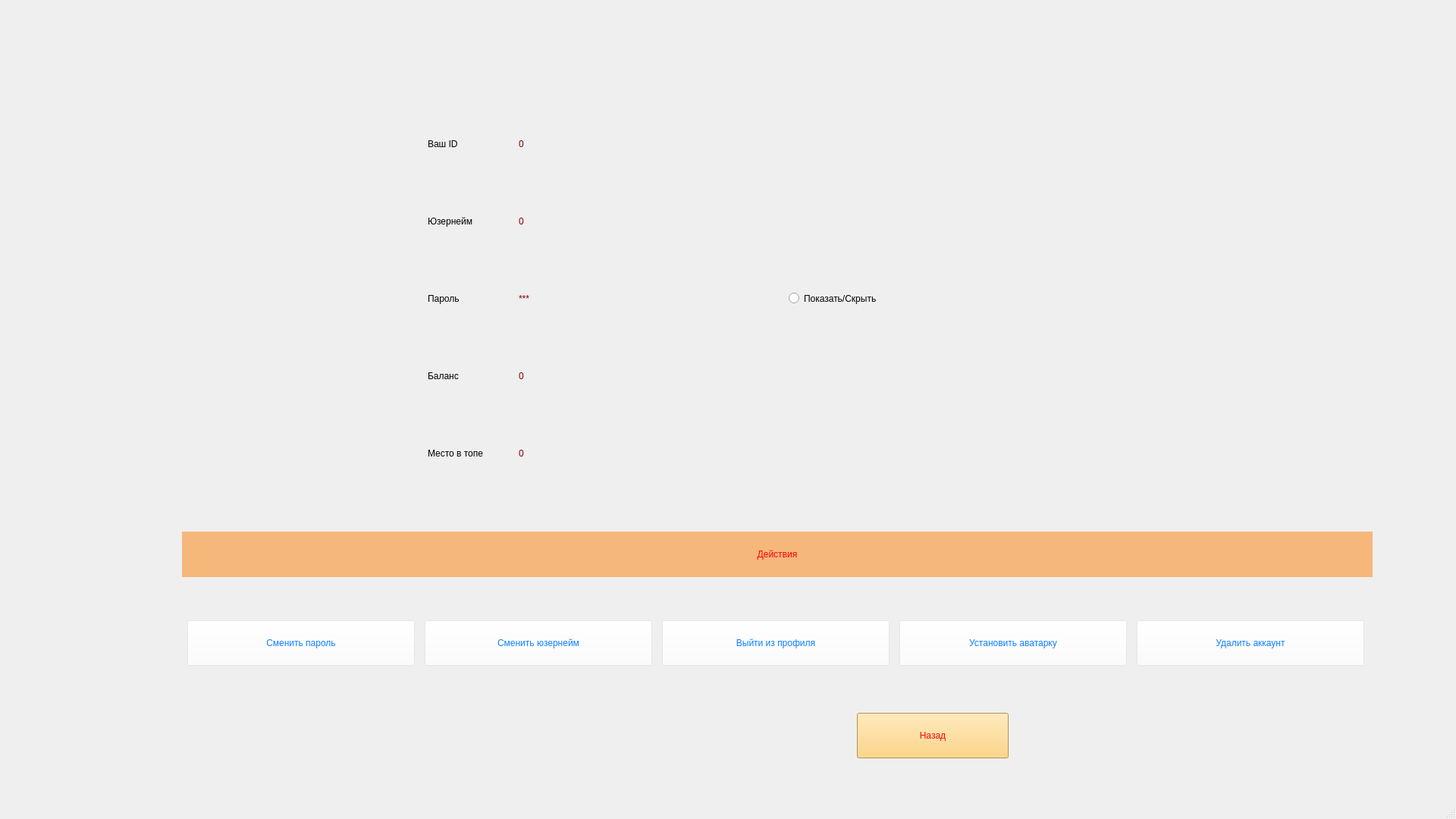
<?xml version="1.0" encoding="UTF-8"?>
<ui version="4.0">
 <class>AccWindow</class>
 <widget class="QMainWindow" name="AccWindow">
  <property name="geometry">
   <rect>
    <x>0</x>
    <y>0</y>
    <width>1920</width>
    <height>1080</height>
   </rect>
  </property>
  <property name="baseSize">
   <size>
    <width>1920</width>
    <height>1080</height>
   </size>
  </property>
  <property name="windowTitle">
   <string>Информация</string>
  </property>
  <widget class="QWidget" name="centralwidget">
   <widget class="QWidget" name="gridLayoutWidget">
    <property name="geometry">
     <rect>
      <x>239</x>
      <y>139</y>
      <width>1451</width>
      <height>511</height>
     </rect>
    </property>
    <layout class="QGridLayout" name="gridLayout">
     <item row="2" column="6">
      <spacer name="horizontalSpacer_7">
       <property name="orientation">
        <enum>Qt::Horizontal</enum>
       </property>
       <property name="sizeHint" stdset="0">
        <size>
         <width>40</width>
         <height>20</height>
        </size>
       </property>
      </spacer>
     </item>
     <item row="4" column="1">
      <widget class="QLabel" name="label_5">
       <property name="maximumSize">
        <size>
         <width>16777215</width>
         <height>90</height>
        </size>
       </property>
       <property name="styleSheet">
        <string notr="true">font: 25 italic 24pt &quot;Helvetica&quot;;
border-bottom-color: rgb(0, 0, 0);
border-left-color: rgb(0, 0, 0);
border-top-color: rgb(0, 0, 0);
color: rgb(0, 0, 0);</string>
       </property>
       <property name="text">
        <string>Место в топе</string>
       </property>
      </widget>
     </item>
     <item row="4" column="3" colspan="2">
      <widget class="QLabel" name="place_txt">
       <property name="styleSheet">
        <string notr="true">color: rgb(128, 0, 2);
font: 24pt &quot;Courier&quot;;
border-bottom-color: rgb(0, 0, 0);
border-right-color: rgb(0, 0, 0);
border-top-color: rgb(0, 0, 0);
</string>
       </property>
       <property name="text">
        <string>0</string>
       </property>
      </widget>
     </item>
     <item row="0" column="3" colspan="2">
      <widget class="QLabel" name="id_txt">
       <property name="styleSheet">
        <string notr="true">color: rgb(128, 0, 2);
border-bottom-color: rgb(0, 0, 0);
border-right-color: rgb(0, 0, 0);
border-top-color: rgb(0, 0, 0);
font: 24pt &quot;Courier&quot;;
</string>
       </property>
       <property name="text">
        <string>0</string>
       </property>
      </widget>
     </item>
     <item row="2" column="2">
      <spacer name="horizontalSpacer_9">
       <property name="orientation">
        <enum>Qt::Horizontal</enum>
       </property>
       <property name="sizeType">
        <enum>QSizePolicy::Fixed</enum>
       </property>
       <property name="sizeHint" stdset="0">
        <size>
         <width>40</width>
         <height>20</height>
        </size>
       </property>
      </spacer>
     </item>
     <item row="2" column="0">
      <spacer name="horizontalSpacer_8">
       <property name="orientation">
        <enum>Qt::Horizontal</enum>
       </property>
       <property name="sizeHint" stdset="0">
        <size>
         <width>40</width>
         <height>20</height>
        </size>
       </property>
      </spacer>
     </item>
     <item row="3" column="3" colspan="2">
      <widget class="QLabel" name="balance_txt">
       <property name="styleSheet">
        <string notr="true">color: rgb(128, 0, 2);
font: 24pt &quot;Courier&quot;;
border-bottom-color: rgb(0, 0, 0);
border-right-color: rgb(0, 0, 0);
border-top-color: rgb(0, 0, 0);
</string>
       </property>
       <property name="text">
        <string>0</string>
       </property>
      </widget>
     </item>
     <item row="0" column="1">
      <widget class="QLabel" name="label_2">
       <property name="enabled">
        <bool>true</bool>
       </property>
       <property name="maximumSize">
        <size>
         <width>16777215</width>
         <height>90</height>
        </size>
       </property>
       <property name="styleSheet">
        <string notr="true">font: 25 italic 24pt &quot;Helvetica&quot;;
border-bottom-color: rgb(0, 0, 0);
border-left-color: rgb(0, 0, 0);
border-top-color: rgb(0, 0, 0);
color: rgb(0, 0, 0);</string>
       </property>
       <property name="text">
        <string>Ваш ID</string>
       </property>
      </widget>
     </item>
     <item row="1" column="1">
      <widget class="QLabel" name="label_4">
       <property name="maximumSize">
        <size>
         <width>16777215</width>
         <height>90</height>
        </size>
       </property>
       <property name="styleSheet">
        <string notr="true">font: 25 italic 24pt &quot;Helvetica&quot;;
border-bottom-color: rgb(0, 0, 0);
border-left-color: rgb(0, 0, 0);
border-top-color: rgb(0, 0, 0);
color: rgb(0, 0, 0);</string>
       </property>
       <property name="text">
        <string>Юзернейм</string>
       </property>
      </widget>
     </item>
     <item row="1" column="3" colspan="2">
      <widget class="QLabel" name="name_txt">
       <property name="styleSheet">
        <string notr="true">color: rgb(128, 0, 2);
font: 24pt &quot;Courier&quot;;
border-bottom-color: rgb(0, 0, 0);
border-right-color: rgb(0, 0, 0);
border-top-color: rgb(0, 0, 0);
</string>
       </property>
       <property name="text">
        <string>0</string>
       </property>
      </widget>
     </item>
     <item row="2" column="1">
      <widget class="QLabel" name="label_3">
       <property name="minimumSize">
        <size>
         <width>0</width>
         <height>90</height>
        </size>
       </property>
       <property name="maximumSize">
        <size>
         <width>16777215</width>
         <height>90</height>
        </size>
       </property>
       <property name="styleSheet">
        <string notr="true">font: 25 italic 24pt &quot;Helvetica&quot;;
border-bottom-color: rgb(0, 0, 0);
border-left-color: rgb(0, 0, 0);
border-top-color: rgb(0, 0, 0);
color: rgb(0, 0, 0);</string>
       </property>
       <property name="text">
        <string>Пароль</string>
       </property>
      </widget>
     </item>
     <item row="3" column="1">
      <widget class="QLabel" name="label_6">
       <property name="maximumSize">
        <size>
         <width>16777215</width>
         <height>90</height>
        </size>
       </property>
       <property name="styleSheet">
        <string notr="true">font: 25 italic 24pt &quot;Helvetica&quot;;
border-bottom-color: rgb(0, 0, 0);
border-left-color: rgb(0, 0, 0);
border-top-color: rgb(0, 0, 0);
color: rgb(0, 0, 0);</string>
       </property>
       <property name="text">
        <string>Баланс</string>
       </property>
      </widget>
     </item>
     <item row="0" column="5">
      <spacer name="horizontalSpacer_10">
       <property name="orientation">
        <enum>Qt::Horizontal</enum>
       </property>
       <property name="sizeHint" stdset="0">
        <size>
         <width>40</width>
         <height>20</height>
        </size>
       </property>
      </spacer>
     </item>
     <item row="2" column="5">
      <widget class="QRadioButton" name="psw_btn">
       <property name="maximumSize">
        <size>
         <width>250</width>
         <height>16777215</height>
        </size>
       </property>
       <property name="cursor">
        <cursorShape>PointingHandCursor</cursorShape>
       </property>
       <property name="styleSheet">
        <string notr="true">font: 25 italic 24pt &quot;Helvetica&quot;;
border-bottom-color: rgb(0, 0, 0);
border-right-color: rgb(0, 0, 0);
border-top-color: rgb(0, 0, 0);
color: rgb(0, 0, 0);</string>
       </property>
       <property name="text">
        <string>Показать/Скрыть</string>
       </property>
       <property name="iconSize">
        <size>
         <width>50</width>
         <height>50</height>
        </size>
       </property>
      </widget>
     </item>
     <item row="2" column="3" colspan="2">
      <widget class="QLabel" name="psw_txt">
       <property name="minimumSize">
        <size>
         <width>350</width>
         <height>0</height>
        </size>
       </property>
       <property name="styleSheet">
        <string notr="true">color: rgb(128, 0, 2);
font: 24pt &quot;Courier&quot;;
border-bottom-color: rgb(0, 0, 0);
border-top-color: rgb(0, 0, 0);
</string>
       </property>
       <property name="text">
        <string>***</string>
       </property>
      </widget>
     </item>
    </layout>
   </widget>
   <widget class="QWidget" name="verticalLayoutWidget">
    <property name="geometry">
     <rect>
      <x>240</x>
      <y>650</y>
      <width>1570</width>
      <height>281</height>
     </rect>
    </property>
    <layout class="QVBoxLayout" name="verticalLayout">
     <item>
      <widget class="QLabel" name="label_11">
       <property name="maximumSize">
        <size>
         <width>16777215</width>
         <height>60</height>
        </size>
       </property>
       <property name="styleSheet">
        <string notr="true">font: 75 36pt &quot;Helvetica&quot;;
color: rgb(252, 1, 7);
background-color: rgba(253, 128, 8, 128);</string>
       </property>
       <property name="text">
        <string>Действия</string>
       </property>
       <property name="alignment">
        <set>Qt::AlignCenter</set>
       </property>
      </widget>
     </item>
     <item>
      <layout class="QHBoxLayout" name="horizontalLayout">
       <item>
        <widget class="QPushButton" name="change_psw_btn">
         <property name="minimumSize">
          <size>
           <width>300</width>
           <height>60</height>
          </size>
         </property>
         <property name="maximumSize">
          <size>
           <width>300</width>
           <height>60</height>
          </size>
         </property>
         <property name="cursor">
          <cursorShape>PointingHandCursor</cursorShape>
         </property>
         <property name="styleSheet">
          <string notr="true">color: rgb(15, 128, 255);
background-color: rgba(255, 255, 255, 64);
font: 24pt &quot;Courier&quot;;</string>
         </property>
         <property name="text">
          <string>Сменить пароль</string>
         </property>
        </widget>
       </item>
       <item>
        <widget class="QPushButton" name="change_name_btn">
         <property name="minimumSize">
          <size>
           <width>300</width>
           <height>60</height>
          </size>
         </property>
         <property name="maximumSize">
          <size>
           <width>300</width>
           <height>60</height>
          </size>
         </property>
         <property name="cursor">
          <cursorShape>PointingHandCursor</cursorShape>
         </property>
         <property name="styleSheet">
          <string notr="true">font: 24pt &quot;JetBrains Mono&quot;;
color: rgb(15, 128, 255);
background-color: rgba(255, 255, 255, 64);
font: 24pt &quot;Courier&quot;;</string>
         </property>
         <property name="text">
          <string>Сменить юзернейм</string>
         </property>
        </widget>
       </item>
       <item>
        <widget class="QPushButton" name="log_out_btn">
         <property name="minimumSize">
          <size>
           <width>300</width>
           <height>60</height>
          </size>
         </property>
         <property name="maximumSize">
          <size>
           <width>300</width>
           <height>60</height>
          </size>
         </property>
         <property name="cursor">
          <cursorShape>PointingHandCursor</cursorShape>
         </property>
         <property name="styleSheet">
          <string notr="true">font: 24pt &quot;JetBrains Mono&quot;;
color: rgb(15, 128, 255);
background-color: rgba(255, 255, 255, 64);
font: 24pt &quot;Courier&quot;;</string>
         </property>
         <property name="text">
          <string>Выйти из профиля</string>
         </property>
        </widget>
       </item>
       <item>
        <widget class="QPushButton" name="load_profile_pic">
         <property name="minimumSize">
          <size>
           <width>300</width>
           <height>60</height>
          </size>
         </property>
         <property name="maximumSize">
          <size>
           <width>300</width>
           <height>60</height>
          </size>
         </property>
         <property name="cursor">
          <cursorShape>PointingHandCursor</cursorShape>
         </property>
         <property name="styleSheet">
          <string notr="true">font: 24pt &quot;JetBrains Mono&quot;;
color: rgb(15, 128, 255);
background-color: rgba(255, 255, 255, 64);
font: 24pt &quot;Courier&quot;;</string>
         </property>
         <property name="text">
          <string>Установить аватарку</string>
         </property>
        </widget>
       </item>
       <item>
        <widget class="QPushButton" name="del_acc_btn">
         <property name="minimumSize">
          <size>
           <width>300</width>
           <height>60</height>
          </size>
         </property>
         <property name="maximumSize">
          <size>
           <width>300</width>
           <height>60</height>
          </size>
         </property>
         <property name="cursor">
          <cursorShape>PointingHandCursor</cursorShape>
         </property>
         <property name="styleSheet">
          <string notr="true">font: 24pt &quot;JetBrains Mono&quot;;
color: rgb(15, 128, 255);
background-color: rgba(255, 255, 255, 64);
font: 24pt &quot;Courier&quot;;</string>
         </property>
         <property name="text">
          <string>Удалить аккаунт</string>
         </property>
        </widget>
       </item>
      </layout>
     </item>
    </layout>
   </widget>
   <widget class="QPushButton" name="go_back">
    <property name="geometry">
     <rect>
      <x>1130</x>
      <y>940</y>
      <width>200</width>
      <height>60</height>
     </rect>
    </property>
    <property name="minimumSize">
     <size>
      <width>0</width>
      <height>60</height>
     </size>
    </property>
    <property name="maximumSize">
     <size>
      <width>200</width>
      <height>16777215</height>
     </size>
    </property>
    <property name="cursor">
     <cursorShape>PointingHandCursor</cursorShape>
    </property>
    <property name="layoutDirection">
     <enum>Qt::LeftToRight</enum>
    </property>
    <property name="styleSheet">
     <string notr="true">font: 75 36pt &quot;Courier&quot;;
color: rgb(252, 1, 7);
background-color: rgb(254, 204, 102);</string>
    </property>
    <property name="text">
     <string>Назад</string>
    </property>
   </widget>
  </widget>
  <widget class="QMenuBar" name="menubar">
   <property name="geometry">
    <rect>
     <x>0</x>
     <y>0</y>
     <width>1920</width>
     <height>24</height>
    </rect>
   </property>
  </widget>
  <widget class="QStatusBar" name="statusbar"/>
 </widget>
 <resources/>
 <connections/>
</ui>
